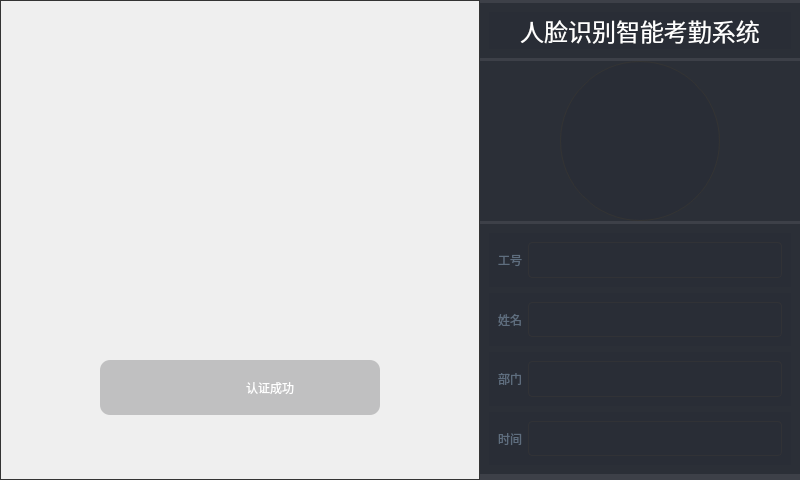
<?xml version="1.0" encoding="UTF-8"?>
<ui version="4.0">
 <class>MainWindow</class>
 <widget class="QMainWindow" name="MainWindow">
  <property name="geometry">
   <rect>
    <x>0</x>
    <y>0</y>
    <width>800</width>
    <height>480</height>
   </rect>
  </property>
  <property name="windowTitle">
   <string>MainWindow</string>
  </property>
  <widget class="QWidget" name="centralwidget">
   <layout class="QHBoxLayout" name="horizontalLayout_4">
    <property name="spacing">
     <number>0</number>
    </property>
    <property name="leftMargin">
     <number>0</number>
    </property>
    <property name="topMargin">
     <number>0</number>
    </property>
    <property name="rightMargin">
     <number>0</number>
    </property>
    <property name="bottomMargin">
     <number>0</number>
    </property>
    <item>
     <widget class="QWidget" name="left" native="true">
      <property name="sizePolicy">
       <sizepolicy hsizetype="Preferred" vsizetype="Preferred">
        <horstretch>0</horstretch>
        <verstretch>0</verstretch>
       </sizepolicy>
      </property>
      <property name="minimumSize">
       <size>
        <width>480</width>
        <height>480</height>
       </size>
      </property>
      <property name="maximumSize">
       <size>
        <width>480</width>
        <height>480</height>
       </size>
      </property>
      <property name="styleSheet">
       <string notr="true"/>
      </property>
      <widget class="QLabel" name="camera">
       <property name="geometry">
        <rect>
         <x>0</x>
         <y>0</y>
         <width>480</width>
         <height>480</height>
        </rect>
       </property>
       <property name="styleSheet">
        <string notr="true">border: 1px solid #333;  /* 显示边界 */
qproperty-alignment: AlignCenter;  /* 居中裁剪 */</string>
       </property>
       <property name="text">
        <string/>
       </property>
      </widget>
      <widget class="QLabel" name="circle">
       <property name="enabled">
        <bool>false</bool>
       </property>
       <property name="geometry">
        <rect>
         <x>100</x>
         <y>60</y>
         <width>266</width>
         <height>266</height>
        </rect>
       </property>
       <property name="sizePolicy">
        <sizepolicy hsizetype="Preferred" vsizetype="Preferred">
         <horstretch>0</horstretch>
         <verstretch>0</verstretch>
        </sizepolicy>
       </property>
       <property name="minimumSize">
        <size>
         <width>266</width>
         <height>266</height>
        </size>
       </property>
       <property name="maximumSize">
        <size>
         <width>266</width>
         <height>266</height>
        </size>
       </property>
       <property name="styleSheet">
        <string notr="true">border-image: url(:/images/circle.png);</string>
       </property>
       <property name="text">
        <string/>
       </property>
       <property name="alignment">
        <set>Qt::AlignCenter</set>
       </property>
      </widget>
      <widget class="QWidget" name="success" native="true">
       <property name="geometry">
        <rect>
         <x>100</x>
         <y>360</y>
         <width>280</width>
         <height>55</height>
        </rect>
       </property>
       <property name="minimumSize">
        <size>
         <width>280</width>
         <height>55</height>
        </size>
       </property>
       <property name="maximumSize">
        <size>
         <width>280</width>
         <height>55</height>
        </size>
       </property>
       <property name="styleSheet">
        <string notr="true">background-color: rgba(49, 50, 54, 63);
border-radius: 10px;</string>
       </property>
       <layout class="QHBoxLayout" name="horizontalLayout">
        <property name="spacing">
         <number>0</number>
        </property>
        <property name="leftMargin">
         <number>0</number>
        </property>
        <property name="topMargin">
         <number>0</number>
        </property>
        <property name="rightMargin">
         <number>0</number>
        </property>
        <property name="bottomMargin">
         <number>0</number>
        </property>
        <item>
         <spacer name="horizontalSpacer">
          <property name="orientation">
           <enum>Qt::Horizontal</enum>
          </property>
          <property name="sizeHint" stdset="0">
           <size>
            <width>40</width>
            <height>20</height>
           </size>
          </property>
         </spacer>
        </item>
        <item>
         <widget class="QLabel" name="label">
          <property name="sizePolicy">
           <sizepolicy hsizetype="Fixed" vsizetype="Fixed">
            <horstretch>0</horstretch>
            <verstretch>0</verstretch>
           </sizepolicy>
          </property>
          <property name="minimumSize">
           <size>
            <width>55</width>
            <height>55</height>
           </size>
          </property>
          <property name="maximumSize">
           <size>
            <width>55</width>
            <height>55</height>
           </size>
          </property>
          <property name="styleSheet">
           <string notr="true">border-image: url(:/images/right.png);
background-color: rgba(255, 255, 255, 0);</string>
          </property>
          <property name="text">
           <string/>
          </property>
          <property name="alignment">
           <set>Qt::AlignCenter</set>
          </property>
         </widget>
        </item>
        <item>
         <spacer name="horizontalSpacer_2">
          <property name="orientation">
           <enum>Qt::Horizontal</enum>
          </property>
          <property name="sizeType">
           <enum>QSizePolicy::Fixed</enum>
          </property>
          <property name="sizeHint" stdset="0">
           <size>
            <width>5</width>
            <height>20</height>
           </size>
          </property>
         </spacer>
        </item>
        <item>
         <widget class="QLabel" name="label_2">
          <property name="minimumSize">
           <size>
            <width>110</width>
            <height>55</height>
           </size>
          </property>
          <property name="maximumSize">
           <size>
            <width>150</width>
            <height>55</height>
           </size>
          </property>
          <property name="styleSheet">
           <string notr="true">font: 18pt &quot;Microsoft YaHei&quot;;
border: none;
background-color: rgba(49, 50, 54, 0);
color: rgb(255,255,255)</string>
          </property>
          <property name="text">
           <string>认证成功</string>
          </property>
          <property name="scaledContents">
           <bool>false</bool>
          </property>
          <property name="alignment">
           <set>Qt::AlignCenter</set>
          </property>
          <property name="indent">
           <number>-1</number>
          </property>
         </widget>
        </item>
        <item>
         <spacer name="horizontalSpacer_3">
          <property name="orientation">
           <enum>Qt::Horizontal</enum>
          </property>
          <property name="sizeHint" stdset="0">
           <size>
            <width>40</width>
            <height>20</height>
           </size>
          </property>
         </spacer>
        </item>
       </layout>
      </widget>
     </widget>
    </item>
    <item>
     <widget class="QWidget" name="right" native="true">
      <property name="minimumSize">
       <size>
        <width>320</width>
        <height>480</height>
       </size>
      </property>
      <property name="maximumSize">
       <size>
        <width>320</width>
        <height>480</height>
       </size>
      </property>
      <property name="styleSheet">
       <string notr="true">background-color: rgba(41, 45, 54,0.9);</string>
      </property>
      <layout class="QVBoxLayout" name="verticalLayout_2">
       <property name="spacing">
        <number>0</number>
       </property>
       <property name="leftMargin">
        <number>0</number>
       </property>
       <property name="topMargin">
        <number>0</number>
       </property>
       <property name="rightMargin">
        <number>0</number>
       </property>
       <property name="bottomMargin">
        <number>0</number>
       </property>
       <item>
        <widget class="QWidget" name="_title" native="true">
         <property name="maximumSize">
          <size>
           <width>320</width>
           <height>55</height>
          </size>
         </property>
         <layout class="QHBoxLayout" name="horizontalLayout_5">
          <item>
           <widget class="QLabel" name="title">
            <property name="font">
             <font>
              <family>Microsoft YaHei</family>
              <pointsize>18</pointsize>
              <weight>50</weight>
              <italic>false</italic>
              <bold>false</bold>
             </font>
            </property>
            <property name="styleSheet">
             <string notr="true">font: 18pt &quot;Microsoft YaHei&quot;;
color: rgb(255,255,255);</string>
            </property>
            <property name="text">
             <string>人脸识别智能考勤系统</string>
            </property>
            <property name="alignment">
             <set>Qt::AlignCenter</set>
            </property>
           </widget>
          </item>
         </layout>
        </widget>
       </item>
       <item>
        <widget class="QWidget" name="_avatar" native="true">
         <property name="minimumSize">
          <size>
           <width>320</width>
           <height>160</height>
          </size>
         </property>
         <property name="maximumSize">
          <size>
           <width>320</width>
           <height>160</height>
          </size>
         </property>
         <layout class="QHBoxLayout" name="horizontalLayout_6">
          <property name="spacing">
           <number>0</number>
          </property>
          <property name="leftMargin">
           <number>0</number>
          </property>
          <property name="topMargin">
           <number>0</number>
          </property>
          <property name="rightMargin">
           <number>0</number>
          </property>
          <property name="bottomMargin">
           <number>0</number>
          </property>
          <item>
           <widget class="QLabel" name="avatar">
            <property name="minimumSize">
             <size>
              <width>160</width>
              <height>160</height>
             </size>
            </property>
            <property name="maximumSize">
             <size>
              <width>160</width>
              <height>160</height>
             </size>
            </property>
            <property name="styleSheet">
             <string notr="true">border-radius: 80px;
border: 1px solid #333;  /* 显示边界 */
qproperty-alignment: AlignCenter;  /* 居中裁剪 */</string>
            </property>
            <property name="text">
             <string/>
            </property>
            <property name="alignment">
             <set>Qt::AlignCenter</set>
            </property>
           </widget>
          </item>
         </layout>
        </widget>
       </item>
       <item>
        <widget class="QWidget" name="_info" native="true">
         <property name="minimumSize">
          <size>
           <width>320</width>
           <height>250</height>
          </size>
         </property>
         <property name="maximumSize">
          <size>
           <width>320</width>
           <height>250</height>
          </size>
         </property>
         <layout class="QVBoxLayout" name="verticalLayout_4">
          <item>
           <widget class="QWidget" name="idInfo" native="true">
            <layout class="QHBoxLayout" name="horizontalLayout_7">
             <item>
              <widget class="QLabel" name="label_6">
               <property name="styleSheet">
                <string notr="true">color: rgb(95, 110, 127);</string>
               </property>
               <property name="text">
                <string>工号</string>
               </property>
              </widget>
             </item>
             <item>
              <widget class="QLabel" name="employeeIDEdit">
               <property name="sizePolicy">
                <sizepolicy hsizetype="Expanding" vsizetype="Preferred">
                 <horstretch>0</horstretch>
                 <verstretch>0</verstretch>
                </sizepolicy>
               </property>
               <property name="styleSheet">
                <string notr="true">color: rgb(255, 255, 255);

border: 1px solid #313236;
border-radius: 4px;</string>
               </property>
               <property name="text">
                <string/>
               </property>
              </widget>
             </item>
            </layout>
           </widget>
          </item>
          <item>
           <widget class="QWidget" name="nameInfo" native="true">
            <layout class="QHBoxLayout" name="horizontalLayout_8">
             <item>
              <widget class="QLabel" name="label_8">
               <property name="styleSheet">
                <string notr="true">color: rgb(95, 110, 127);</string>
               </property>
               <property name="text">
                <string>姓名</string>
               </property>
              </widget>
             </item>
             <item>
              <widget class="QLabel" name="nameEdit">
               <property name="sizePolicy">
                <sizepolicy hsizetype="Expanding" vsizetype="Preferred">
                 <horstretch>0</horstretch>
                 <verstretch>0</verstretch>
                </sizepolicy>
               </property>
               <property name="styleSheet">
                <string notr="true">color: rgb(255, 255, 255);

border: 1px solid #313236;
border-radius: 4px;</string>
               </property>
               <property name="text">
                <string/>
               </property>
              </widget>
             </item>
            </layout>
           </widget>
          </item>
          <item>
           <widget class="QWidget" name="partInfo" native="true">
            <layout class="QHBoxLayout" name="horizontalLayout_9">
             <item>
              <widget class="QLabel" name="label_10">
               <property name="styleSheet">
                <string notr="true">color: rgb(95, 110, 127);</string>
               </property>
               <property name="text">
                <string>部门</string>
               </property>
              </widget>
             </item>
             <item>
              <widget class="QLabel" name="departmentEdit">
               <property name="sizePolicy">
                <sizepolicy hsizetype="Expanding" vsizetype="Preferred">
                 <horstretch>0</horstretch>
                 <verstretch>0</verstretch>
                </sizepolicy>
               </property>
               <property name="styleSheet">
                <string notr="true">color: rgb(255, 255, 255);

border: 1px solid #313236;
border-radius: 4px;</string>
               </property>
               <property name="text">
                <string/>
               </property>
              </widget>
             </item>
            </layout>
           </widget>
          </item>
          <item>
           <widget class="QWidget" name="dateInfo" native="true">
            <layout class="QHBoxLayout" name="horizontalLayout_11">
             <item>
              <widget class="QLabel" name="label_14">
               <property name="styleSheet">
                <string notr="true">color: rgb(95, 110, 127);</string>
               </property>
               <property name="text">
                <string>时间</string>
               </property>
              </widget>
             </item>
             <item>
              <widget class="QLabel" name="dateEdit">
               <property name="sizePolicy">
                <sizepolicy hsizetype="Expanding" vsizetype="Preferred">
                 <horstretch>0</horstretch>
                 <verstretch>0</verstretch>
                </sizepolicy>
               </property>
               <property name="styleSheet">
                <string notr="true">color: rgb(255, 255, 255);

border: 1px solid #313236;
border-radius: 4px;</string>
               </property>
               <property name="text">
                <string/>
               </property>
              </widget>
             </item>
            </layout>
           </widget>
          </item>
         </layout>
        </widget>
       </item>
      </layout>
     </widget>
    </item>
   </layout>
  </widget>
 </widget>
 <resources/>
 <connections/>
</ui>
